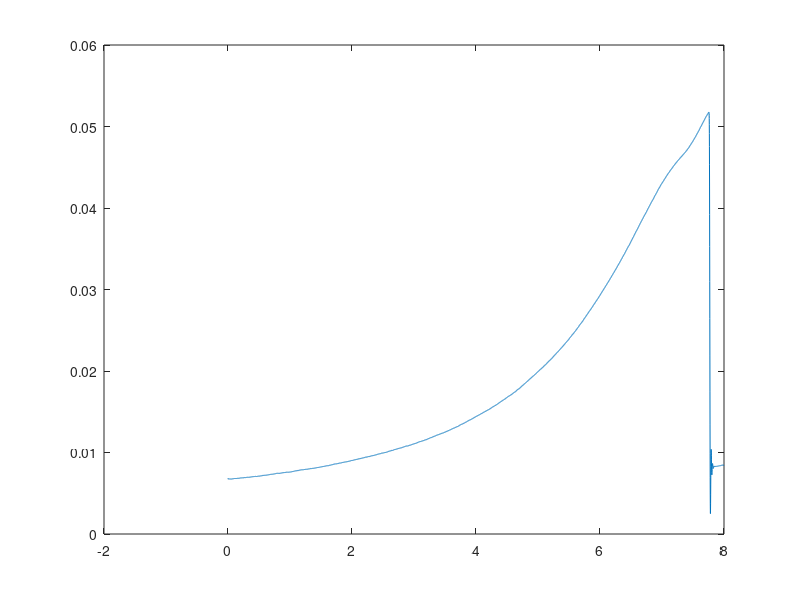
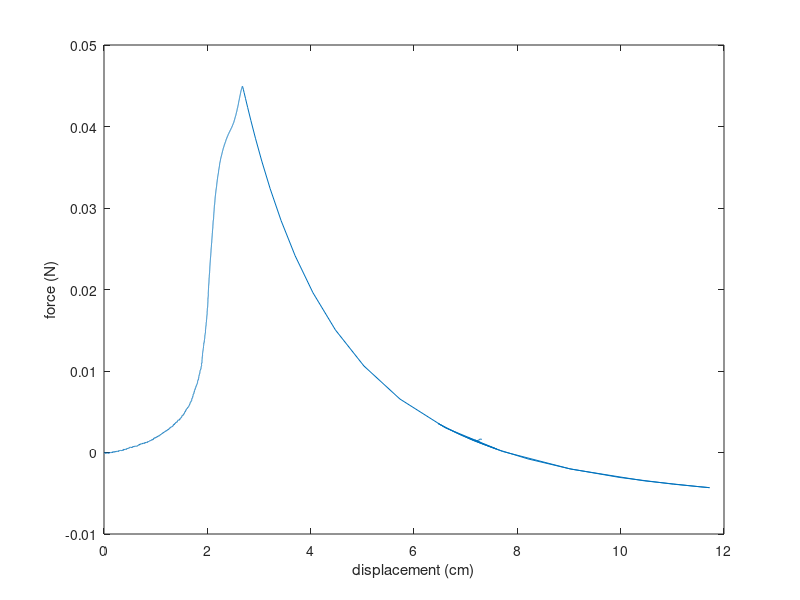

Here is the MATLAB script that generated these plots, in order:
%% Quasistatic results
clear all
close all
clc

file = importdata('21p5NormalTestSpecimenm4.txt');

A = 17.5180;
p = -3.2744;

dinit = 11;

data = file.data;
[b,a] = butter(6,0.1);
force = filter(b,a,0.1*data(:,4));
force = force+A*dinit^p;%-force(1);
displacement = filter(b,a,0.1*data(:,3));
displacement = displacement-displacement(1);
plot(displacement,force)

displacement2 = (force/A).^(1/p)+displacement-dinit;
forcenew = force-A*dinit^p;

[M, idx] = max(forcenew);

figure
plot(displacement2,forcenew)
xlabel('displacement (cm)')
ylabel('force (N)')